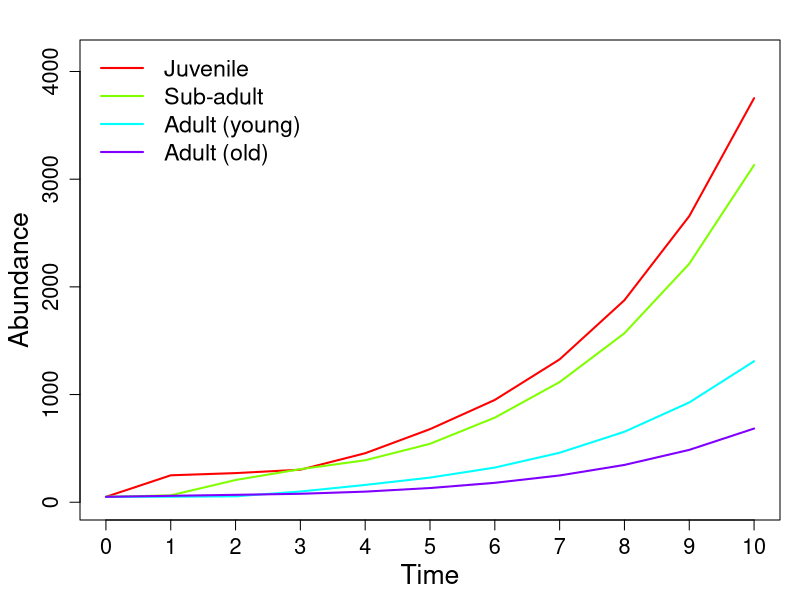
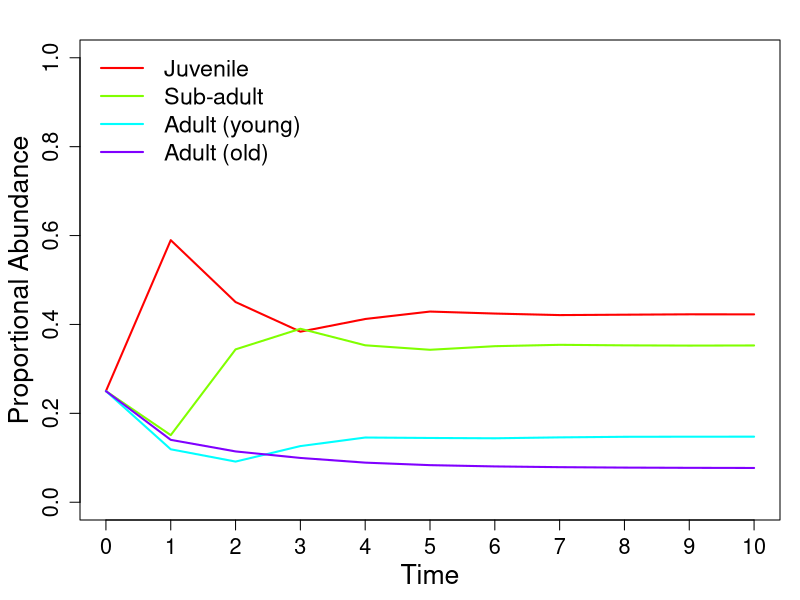

Write the R code that produced these figures, in order.
##### Create transition matrix ----------------------------------------------------------------------------

# Function that creates a transition matrix given number and names of stages
A.create <- function(values, stage.names = NULL){
  
  # Let values be a vector of numerics representing the values of the transition matrix 
  # (from left to right and top to bottom)

  # Let stage.names be a vector of characters representing the names of stages or classes
  
  # Create matrix
  A <- matrix(data = values, nrow = sqrt(length(values)), byrow = TRUE)
  
  # Use stage/class names for rows and columns
  colnames(A) <- c(stage.names)
  rownames(A) <- c(stage.names)
  
  # Return the transition matrix
  return(A)}





##### Initial population size -----------------------------------------------------------------------------

# Function that creates a column vector of initial counts
A0.create <- function(values, stage.names = NULL){
  
  # Let values be a vector of numerics representing the values of the transition matrix 
  # (from left to right and top to bottom)
  
  # Let stage.names be a vector of characters representing the names of stages or classes
  
  # Create matrix
  A0 <- matrix(data = values, ncol = 1)
  
  # Use stage/class names for rows and columns
  rownames(A0) <- rownames(A)
  colnames(A0) <- "Abundance"
  
  # Return the transition matrix
  return(A0)}





##### Project population ----------------------------------------------------------------------------------

# Function to project population
pop.project <- function(steps, A, A0, output.raw = FALSE, output.integer = FALSE, graph = "none"){
  
  # steps: number of time steps to project over
  # A: transition matrix with dimensions n x n
  # A0: initial abundance matrix with dimensions n x 1
  # output.raw: should raw outputs instead of a summary be given for each time step?
  # output.integer: should abundances be rounded to the nearest whole number?
  # graph: "abundance" for population counts, "proportions" for proportional abundance
  
  # Create empty matrix of counts
  counts <- matrix(0, nrow = 4, ncol = steps + 1)
  
  # Rename rows and columns
  rownames(counts) <- rownames(A0)
  colnames(counts) <- seq(0, steps)
  
  # Set first column as initial population
  counts[, 1] <- A0
  
  # Populate matrix of counts by calculating projecting population for each time step
  for(i in 2:(steps + 1)){
    counts[, i] <-  A %*% counts[, i - 1]}
  
  # Same as above, but calculates proportional abundance instead of absolute abundance
  counts.prop <- counts
  for(i in 0:(steps + 1)){
    for(j in 1:nrow(counts)){
      counts.prop[j, i] <- counts[j, i]/sum(counts[, i])}}
  
  # Calculate stable age distribution (when steps -> Inf)
  stable.prop <- Re(eigen(A)$vectors[, 1])/sum(Re(eigen(A)$vectors[, 1]))
  
  # Calculate discrete growth rate lambda for all time steps
  counts.lambda <- c()
  for(i in 0:steps){
    counts.lambda.val <- sum(counts[, i + 1])/sum(counts[, i])
    counts.lambda <- append(counts.lambda, counts.lambda.val)}
  
  # Growth rate at stable age distribution
  stable.lambda <- Re(eigen(A)$values[1])
  
  # Plot absolute abundances
  if(graph == "abundance"){
    par(mar = c(4, 4, 2, 1), mgp = c(2.4, 0.9, 0))
    plot(0, 0, ylim = c(0, 1.1*max(counts)), xlim = c(0, steps), cex.lab = 1.6, cex.axis = 1.3, 
         xlab = "Time",  ylab = "Abundance", xaxt = "n", pch = "")
    for(i in 1:nrow(counts)){
      points(0:(ncol(counts) - 1), counts[i, ], col = rainbow(nrow(counts))[i], type = "l", lwd = 2)}
    axis(1, at = seq(0, steps), labels = seq(0, steps), cex.axis = 1.3)
    legend("topleft", col = rainbow(nrow(counts)), lwd = rep(2, nrow(counts)), 
           legend = if(is.null(rownames(counts))){1:nrow(counts)} else {rownames(counts)}, 
           bty = "n", cex = 1.4)}
  
  # Plot relative abundances
  if(graph == "proportions"){
    par(mar = c(4, 4, 2, 1), mgp = c(2.4, 0.9, 0))
    plot(0, 0, ylim = c(0, 1), xlim = c(0, steps), cex.lab = 1.6, cex.axis = 1.3,
         xlab = "Time",  ylab = "Proportional Abundance", xaxt = "n", pch = "")
    for(i in 1:nrow(counts.prop)){
      points(0:(ncol(counts.prop) - 1), counts.prop[i, ], col = rainbow(nrow(counts.prop))[i],
             type = "l", lwd = 2)}
    axis(1, at = seq(0, steps), labels = seq(0, steps), cex.axis = 1.3)
    legend("topleft", col = rainbow(nrow(counts.prop)), lwd = rep(2, nrow(counts.prop)), 
           legend = if(is.null(rownames(counts.prop))){1:nrow(counts.prop)} else {rownames(counts.prop)}, 
           bty = "n", cex = 1.4)}
  
  # Compile final and stable-state outputs
  out <- list(FinalAbundance = if(output.integer == FALSE){
                                 counts[, ncol(counts)]} else {round(counts[, ncol(counts)], 0)},
              FinalPropAbundance = round(counts.prop[, ncol(counts.prop)], 4),
              StablePropAbundance = round(stable.prop, 4),
              FinalLambda = round(counts.lambda[length(counts.lambda)], 4),
              StableLambda = round(stable.lambda, 4))
  
  # Compile raw outputs
  out.raw <- list(Abundance = if(output.integer == FALSE){counts} else {round(counts, 0)},
                  PropAbundance = round(counts.prop, 4),
                  Lambda = round(counts.lambda, 4))
  
  # Output values to console
  if(output.raw == FALSE){
    return(out)} else {return(out.raw)}}





##### Example run -----------------------------------------------------------------------------------------

# Create transition matrix with stage names
A <- A.create(c(0,    0,    3,    2,
                0.67, 0.61, 0,    0,
                0,    0.29, 0.72, 0,
                0,    0,    0.24, 0.95),
              stage.names = c("Juvenile", "Sub-adult", "Adult (young)", "Adult (old)"))

# Create matrix of initial abundances
A0 <- A0.create(c(50, 50, 50, 50),
                stage.names = c("Juvenile", "Sub-adult", "Adult (young)", "Adult (old)"))

# Run population projection and graph both counts and proportions
jpeg(filename = "PPPlots1.jpeg", width = 1000, height = 500, units = "px")
pop.project(steps = 10, A = A, A0 = A0, graph = "abundance",
            output.raw = FALSE, output.integer = TRUE)
dev.off()
jpeg(filename = "PPPlots2.jpeg", width = 1000, height = 500, units = "px")
pop.project(steps = 10, A = A, A0 = A0, graph = "proportions",
            output.raw = FALSE, output.integer = TRUE)
dev.off()
